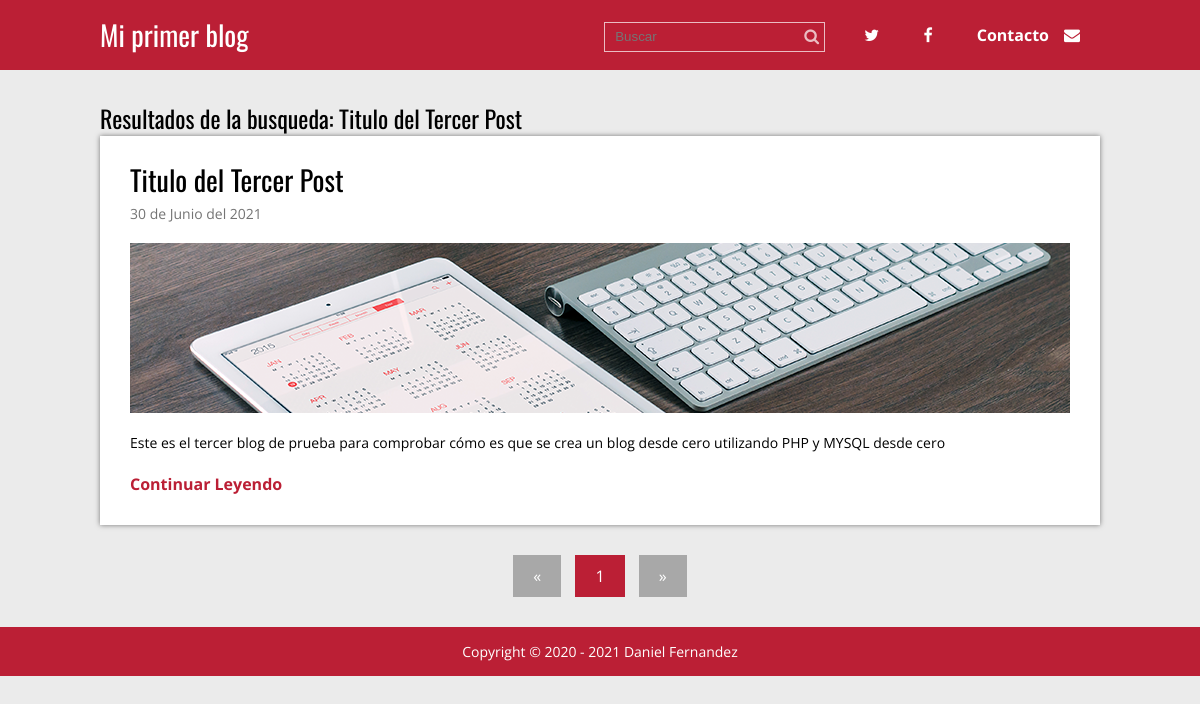
The app's page /buscar.php?busqueda=Titulo del Tercer Post with its own data.
### tables this page shows
CREATE TABLE `articulos` (
  `id` int(11) NOT NULL,
  `titulo` varchar(200) NOT NULL,
  `extracto` varchar(200) NOT NULL,
  `fecha` timestamp NOT NULL DEFAULT current_timestamp(),
  `texto` text NOT NULL,
  `thumb` varchar(50) NOT NULL
);

### buscar.php (called while the page is built, shortened)
<?php
require 'admin/config.php';
require 'functions.php';
$conexion = conexion($bd_config);
if($_SERVER['REQUEST_METHOD'] == 'GET' && !empty($_GET['busqueda'])) {
    $busqueda = limpiarDatos($_GET['busqueda']);
    $statement = $conexion->prepare(
        "SELECT * FROM articulos WHERE titulo LIKE :busqueda or texto Like :busqueda"
    );
    $statement->execute(array(':busqueda' => "%$busqueda%"));
    $resultados = $statement->fetchAll();
    if (empty($resultados)) {
        $titulo = 'No se encontraron articulos con el resultado: ' . $busqueda;
    } else {
        $titulo = 'Resultados de la busqueda: ' . $busqueda;
    }
} else {
    header('Location:' . RUTA . '/index.php');
}
require 'views/buscar.view.php';
?>

### functions.php (called while the page is built, shortened)
<?php
function limpiarDatos($datos){
    $datos = trim($datos);
    $datos = stripslashes($datos);
    $datos = htmlspecialchars($datos);
    return $datos;
}
function fecha($fecha){
    $timestamp = strtotime($fecha);
    $meses = ['Enero', 'Febrero', 'Marzo', 'Abril', 'Mayo', 'Junio', 'Julio', 'Agosto', 'Septiembre', 'Octubre', 'Noviembre', 'Diciembre'];
    $dia = date('d', $timestamp);
    $mes = date('m', $timestamp) -1;
    $year = date('Y', $timestamp);
    $fecha = "$dia de " . $meses[$mes] . " del $year";
    return $fecha;
}
?>

### views/buscar.view.php (the view)
<?php require 'header.php' ?>
<div class="contenedor">
    <h2><?php echo $titulo; ?></h2>
    <?php foreach($resultados as $post): ?>
        <div class="post">
            <article>
                <h2 class="titulo"><a href="single.php?id=<?php echo $post['id']; ?>"><?php echo $post['titulo']; ?></a></h2>
                <p class="fecha"><?php echo fecha($post['fecha']); ?></p>
                <div class="thumb">
                    <a href="single.php?id=<?php echo $post['id']; ?>">
                        <img src="<?php echo RUTA; ?>/imagenes/<?php echo $post['thumb']; ?>" alt="">
                    </a>
                </div>
                <p class="extracto"><?php echo $post['extracto']; ?></p>
                <a href="single.php?id=<?php echo $post['id']; ?>" class="continuar">Continuar Leyendo</a>
            </article>
        </div>
    <?php endforeach; ?>
    <?php require 'paginacion.php'; ?>
</div>
<?php require 'footer.php'; ?>

### css/estilos.css (style rules this page uses)
* { margin: 0; padding: 0; -webkit-box-sizing: border-box; -moz-box-sizing: border-box; box-sizing: border-box; }
body { font-size: 16px; font-family: 'Open Sans', sans-serif; background: #ebebeb; }
h1, h2, h3, h4, h5, h6 { font-family: "Oswald", Arial, Sans-serif; font-weight: normal; }
a { text-decoration: none; color:#BB1F35; }
.contenedor { max-width: 1000px; width: 90%; margin: auto; }
.post { width: 100%; background: #fff; box-shadow: 0px 0px 5px rgba(0,0,0, .5); margin-bottom: 30px; padding: 30px; }
.post article .titulo { font-family: "Oswald", Arial, Sans-serif; font-size: 28px; font-weight: normal; line-height: 28px; margin-bottom: 10px; }
.post article .titulo a { color:#000; }
.post article .fecha { color:#747474; font-size: 14px; margin-bottom: 20px; }
.post article .thumb { margin-bottom: 20px; }
.post article .thumb img { vertical-align: top; width: 100%; }
.post article .extracto { font-size: 14px; line-height: 20px; margin-bottom: 20px; }
.post article .continuar { color:#BB1F35; font-weight: bold; }

### records on screen
articulos: titulo "Titulo del Tercer Post", fecha "30 de Junio del 2021", thumb (picture), extracto "Este es el tercer blog de prueba para comprobar cómo es que se crea un blog desde cero utilizando PHP y MYSQL desde cero"

### other values on screen
$titulo "Resultados de la busqueda: Titulo del Tercer Post"
